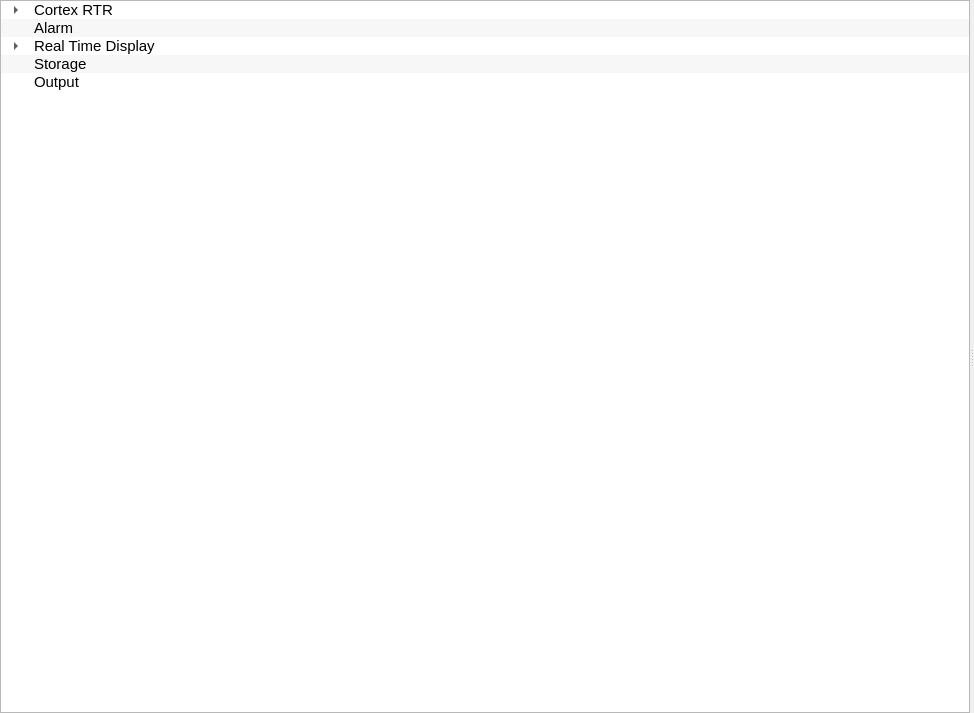
<?xml version="1.0" encoding="UTF-8"?>
<ui version="4.0">
 <class>WidgetTaskCfg</class>
 <widget class="QWidget" name="WidgetTaskCfg">
  <property name="geometry">
   <rect>
    <x>0</x>
    <y>0</y>
    <width>974</width>
    <height>713</height>
   </rect>
  </property>
  <property name="windowTitle">
   <string>Form</string>
  </property>
  <layout class="QHBoxLayout" name="horizontalLayout">
   <property name="spacing">
    <number>0</number>
   </property>
   <property name="leftMargin">
    <number>0</number>
   </property>
   <property name="topMargin">
    <number>0</number>
   </property>
   <property name="rightMargin">
    <number>0</number>
   </property>
   <property name="bottomMargin">
    <number>0</number>
   </property>
   <item>
    <widget class="QSplitter" name="splitter">
     <property name="orientation">
      <enum>Qt::Horizontal</enum>
     </property>
     <property name="childrenCollapsible">
      <bool>false</bool>
     </property>
     <widget class="QTreeWidget" name="taskconfigurationtree">
      <property name="enabled">
       <bool>true</bool>
      </property>
      <property name="sizePolicy">
       <sizepolicy hsizetype="Preferred" vsizetype="Expanding">
        <horstretch>0</horstretch>
        <verstretch>0</verstretch>
       </sizepolicy>
      </property>
      <property name="minimumSize">
       <size>
        <width>0</width>
        <height>0</height>
       </size>
      </property>
      <property name="maximumSize">
       <size>
        <width>16777215</width>
        <height>16777215</height>
       </size>
      </property>
      <property name="font">
       <font>
        <pointsize>11</pointsize>
        <underline>false</underline>
       </font>
      </property>
      <property name="mouseTracking">
       <bool>true</bool>
      </property>
      <property name="styleSheet">
       <string notr="true"/>
      </property>
      <property name="frameShape">
       <enum>QFrame::StyledPanel</enum>
      </property>
      <property name="frameShadow">
       <enum>QFrame::Sunken</enum>
      </property>
      <property name="midLineWidth">
       <number>1</number>
      </property>
      <property name="tabKeyNavigation">
       <bool>true</bool>
      </property>
      <property name="showDropIndicator" stdset="0">
       <bool>true</bool>
      </property>
      <property name="dragDropOverwriteMode">
       <bool>false</bool>
      </property>
      <property name="alternatingRowColors">
       <bool>true</bool>
      </property>
      <property name="selectionBehavior">
       <enum>QAbstractItemView::SelectItems</enum>
      </property>
      <property name="iconSize">
       <size>
        <width>36</width>
        <height>24</height>
       </size>
      </property>
      <property name="textElideMode">
       <enum>Qt::ElideRight</enum>
      </property>
      <property name="autoExpandDelay">
       <number>-1</number>
      </property>
      <property name="indentation">
       <number>30</number>
      </property>
      <property name="rootIsDecorated">
       <bool>true</bool>
      </property>
      <property name="uniformRowHeights">
       <bool>false</bool>
      </property>
      <property name="itemsExpandable">
       <bool>true</bool>
      </property>
      <property name="sortingEnabled">
       <bool>false</bool>
      </property>
      <property name="animated">
       <bool>true</bool>
      </property>
      <property name="allColumnsShowFocus">
       <bool>true</bool>
      </property>
      <property name="wordWrap">
       <bool>false</bool>
      </property>
      <property name="headerHidden">
       <bool>true</bool>
      </property>
      <attribute name="headerVisible">
       <bool>false</bool>
      </attribute>
      <attribute name="headerCascadingSectionResizes">
       <bool>false</bool>
      </attribute>
      <attribute name="headerHighlightSections">
       <bool>false</bool>
      </attribute>
      <attribute name="headerMinimumSectionSize">
       <number>40</number>
      </attribute>
      <attribute name="headerShowSortIndicator" stdset="0">
       <bool>false</bool>
      </attribute>
      <attribute name="headerStretchLastSection">
       <bool>true</bool>
      </attribute>
      <column>
       <property name="text">
        <string>System Configuration</string>
       </property>
       <property name="font">
        <font>
         <weight>75</weight>
         <bold>true</bold>
        </font>
       </property>
      </column>
      <item>
       <property name="text">
        <string>Cortex RTR</string>
       </property>
       <property name="foreground">
        <brush brushstyle="NoBrush">
         <color alpha="255">
          <red>19</red>
          <green>0</green>
          <blue>0</blue>
         </color>
        </brush>
       </property>
       <property name="icon">
        <iconset resource="../images/images.qrc">
         <normaloff>:/images/RTR 128.png</normaloff>:/images/RTR 128.png</iconset>
       </property>
       <item>
        <property name="text">
         <string>IRIG Decom</string>
        </property>
        <property name="icon">
         <iconset resource="../images/images.qrc">
          <normaloff>:/images/view-refresh.png</normaloff>:/images/view-refresh.png</iconset>
        </property>
        <property name="flags">
         <set>ItemIsSelectable|ItemIsDragEnabled|ItemIsUserCheckable|ItemIsEnabled|ItemIsTristate</set>
        </property>
        <item>
         <property name="text">
          <string>IRIG Frames Structure</string>
         </property>
         <property name="icon">
          <iconset resource="../images/images.qrc">
           <normaloff>:/images/preferences-system-3.png</normaloff>:/images/preferences-system-3.png</iconset>
         </property>
        </item>
        <item>
         <property name="text">
          <string>Channels</string>
         </property>
         <property name="icon">
          <iconset resource="../images/images.qrc">
           <normaloff>:/images/audio-card.png</normaloff>:/images/audio-card.png</iconset>
         </property>
        </item>
        <item>
         <property name="text">
          <string>Embedded Messages</string>
         </property>
         <property name="icon">
          <iconset resource="../images/images.qrc">
           <normaloff>:/images/folder-open.png</normaloff>:/images/folder-open.png</iconset>
         </property>
        </item>
        <item>
         <property name="text">
          <string>Graphic Preview</string>
         </property>
         <property name="icon">
          <iconset resource="../images/images.qrc">
           <normaloff>:/images/folder-open.png</normaloff>:/images/folder-open.png</iconset>
         </property>
        </item>
       </item>
      </item>
      <item>
       <property name="text">
        <string>Alarm</string>
       </property>
       <property name="icon">
        <iconset resource="../images/images.qrc">
         <normaloff>:/images/record.png</normaloff>:/images/record.png</iconset>
       </property>
      </item>
      <item>
       <property name="text">
        <string>Real Time Display</string>
       </property>
       <property name="icon">
        <iconset resource="../images/images.qrc">
         <normaloff>:/images/signal.png</normaloff>:/images/signal.png</iconset>
       </property>
       <item>
        <property name="text">
         <string>1 Frame</string>
        </property>
       </item>
       <item>
        <property name="text">
         <string>2 Frames</string>
        </property>
       </item>
       <item>
        <property name="text">
         <string>2x2 Frames</string>
        </property>
       </item>
       <item>
        <property name="text">
         <string>16 Display Units</string>
        </property>
       </item>
       <item>
        <property name="text">
         <string>32 Display Units</string>
        </property>
       </item>
      </item>
      <item>
       <property name="text">
        <string>Storage</string>
       </property>
       <property name="icon">
        <iconset resource="../images/images.qrc">
         <normaloff>:/images/download.png</normaloff>:/images/download.png</iconset>
       </property>
      </item>
      <item>
       <property name="text">
        <string>Output</string>
       </property>
       <property name="icon">
        <iconset resource="../images/images.qrc">
         <normaloff>:/images/document-send.png</normaloff>:/images/document-send.png</iconset>
       </property>
      </item>
     </widget>
     <widget class="QStackedWidget" name="cfgstackedWidget">
      <property name="sizePolicy">
       <sizepolicy hsizetype="Expanding" vsizetype="Preferred">
        <horstretch>0</horstretch>
        <verstretch>0</verstretch>
       </sizepolicy>
      </property>
      <widget class="WidgetRTRComCfg" name="page1">
       <property name="sizePolicy">
        <sizepolicy hsizetype="Expanding" vsizetype="Preferred">
         <horstretch>0</horstretch>
         <verstretch>0</verstretch>
        </sizepolicy>
       </property>
      </widget>
      <widget class="WidgetIRIGFrameCfg" name="page2"/>
      <widget class="WidgetChannelCfg" name="page3"/>
      <widget class="IRIGFrameGraphicPreview" name="page4">
       <property name="sizePolicy">
        <sizepolicy hsizetype="Expanding" vsizetype="Preferred">
         <horstretch>0</horstretch>
         <verstretch>0</verstretch>
        </sizepolicy>
       </property>
      </widget>
     </widget>
    </widget>
   </item>
  </layout>
 </widget>
 <customwidgets>
  <customwidget>
   <class>WidgetIRIGFrameCfg</class>
   <extends>QWidget</extends>
   <header>widgetirigframecfg.h</header>
   <container>1</container>
  </customwidget>
  <customwidget>
   <class>WidgetRTRComCfg</class>
   <extends>QWidget</extends>
   <header>widgetrtrcomcfg.h</header>
   <container>1</container>
  </customwidget>
  <customwidget>
   <class>WidgetChannelCfg</class>
   <extends>QWidget</extends>
   <header>widgetchannelcfg.h</header>
   <container>1</container>
  </customwidget>
  <customwidget>
   <class>IRIGFrameGraphicPreview</class>
   <extends>QWidget</extends>
   <header>irigframegraphicpreview.h</header>
   <container>1</container>
  </customwidget>
 </customwidgets>
 <resources>
  <include location="../images/images.qrc"/>
 </resources>
 <connections/>
</ui>
